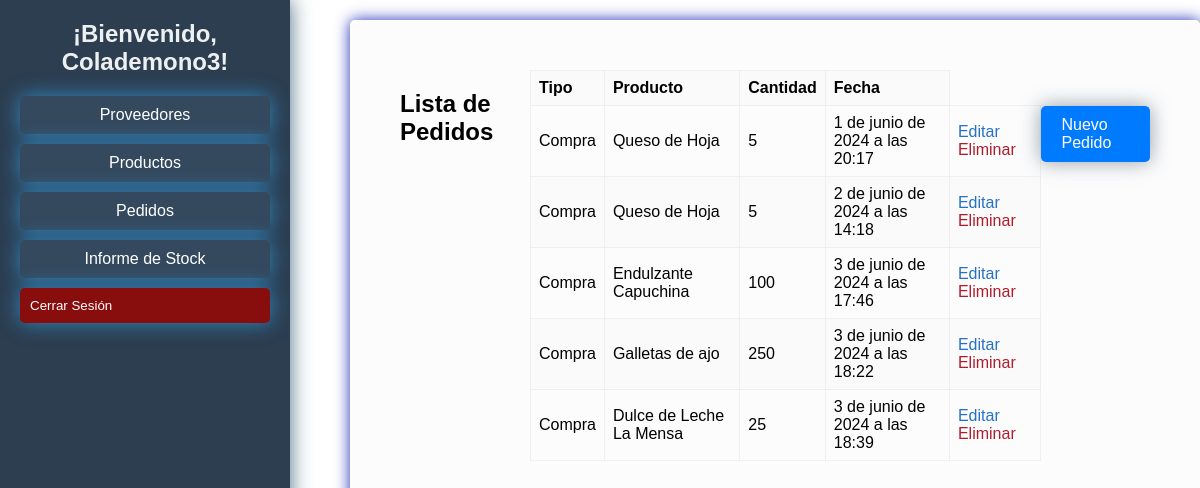
The app's page /gestion_inventario/pedidos/ (signed in) with its own data.
### gestion_inventario/models.py (models this page shows, shortened)
class Pedido(models.Model): # Define la clase Pedido
    TIPO_PEDIDO = (
        ('Compra', 'Compra'),
        ('Venta', 'Venta'),
    )
    tipo = models.CharField(max_length=6, choices=TIPO_PEDIDO) # Define el campo tipo como una cadena de caracteres
    producto = models.ForeignKey(Producto, on_delete=models.CASCADE) # Define el campo proyecto como una clave foránea
    cantidad = models.IntegerField() # Define el campo cantidad como un entero
    fecha = models.DateTimeField(auto_now_add=True) # Define el campo fecha como una fecha

class Producto(models.Model): # Define la clase Producto
    usuario = models.ForeignKey(User, on_delete=models.CASCADE) # Define el campo usuario como una clave foránea
    nombre = models.CharField(max_length=255) # Define el campo nombre como una cadena de caracteres
    descripcion = models.TextField() # Define el campo descripcion como un campo de texto
    proveedor = models.ForeignKey(Proveedor, on_delete=models.CASCADE) # Define el campo proveedor como una clave foránea
    precio = models.DecimalField(max_digits=10, decimal_places=2) # Define el campo precio como un decimal
    stock = models.IntegerField() # Define el campo stock como un entero

### gestion_inventario/views.py (the view)
# urls.py: path('pedidos/', views.PedidoList.as_view(), name='pedido-list'), # Ruta para la lista de pedidos
class PedidoList(ListView, LoginRequiredMixin): # Clase que muestra la lista de pedidos
    model = Pedido
    template_name = 'lista_pedidos.html'
    context_object_name = 'pedidos'
    def get_queryset(self): # Obtiene los datos de la lista de tareas
        return Pedido.objects.filter(producto__usuario=self.request.user)
    def get_context_data(self, **kwargs): # Obtiene los datos para el dashboard
        context = super().get_context_data(**kwargs)
        context['username'] = self.request.user.username
        return context

### gestion_inventario/templates/lista_pedidos.html
{% extends 'dashboard.html' %}
{% block content %}
<h2>Lista de Pedidos</h2>
<table>
    <thead>
        <tr>
            <th>Tipo</th>
            <th>Producto</th>
            <th>Cantidad</th>
            <th>Fecha</th>
        </tr>
    </thead>
    <tbody>
        {% for pedido in pedidos %}
        <tr>
            <td>{{ pedido.tipo }}</td>
            <td>{{ pedido.producto.nombre }}</td>
            <td>{{ pedido.cantidad }}</td>
            <td>{{ pedido.fecha }}</td>
            <td>
                <a href="{% url 'pedido-update' pedido.pk %}" class="editar">Editar</a>
                <a href="{% url 'pedido-delete' pedido.pk %}" class="eliminar">Eliminar</a>
            </td>
            </tr>
            {% endfor %}
        </tbody>
</table>
<a href="{% url 'pedido-create' %}" class="boton-nuevo-pedido">Nuevo Pedido</a>
{% endblock %}

### gestion_inventario/templates/dashboard.html (shortened to what this page needs)
{% load static %}
<!DOCTYPE html>
<html lang="es">
<head>
    <link rel="stylesheet" type="text/css" href="{% static 'css/dashboard.css' %}">
</head>
<body>
    <div class="dashboard-container">
        <div class="panel">
            <h2>¡Bienvenido, {{ username }}!</h2>
            <ul class="dashboard-menu">
                <li><a href="{% url 'proveedor-list' %}">Proveedores</a></li>
                <li><a href="{% url 'producto-list' %}">Productos</a></li>
                <li><a href="{% url 'pedido-list' %}">Pedidos</a></li>
                <li><a href="{% url 'informe-stock' %}">Informe de Stock</a></li>
                <li>
                   <form method="post" action="{% url 'logout' %}">
                       <button type="submit" class="logout-button">Cerrar Sesión</button>
                   </form>
               </li>
           </ul>
       </div>
       <div class="proveedores-content">
           {% block content %}{% endblock %}
       </div>
    </div>
</body>
</html>

### gestion_inventario/static/css/dashboard.css (style rules this page uses)
body { font-family: Tahoma, sans-serif; margin: 0; padding: 0; display: flex; height: 100vh; overflow: hidden; }
.dashboard-container { display: flex; width: 110%; height: 100%; }
.panel { width: 250px; background-color: #2c3e50; color: white; padding: 20px; box-shadow: 2px 0 5px rgba(0, 0, 0, 0.1); box-shadow: 0 0 20px rgba(29, 71, 99, 0.8); }
.panel h2 { margin-top: 0; text-align: center; color: #ecf0f1; }
.dashboard-menu { list-style-type: none; padding: 0; }
.dashboard-menu li { margin: 10px 0; }
.dashboard-menu a, .logout-button { display: block; padding: 10px; background-color: #34495e; color: white; text-decoration: none; border-radius: 5px; text-align: center; transition: background-color 0.3s; box-shadow: 0 0 20px rgba(52, 152, 219, 0.8); }
.logout-button { background-color: #880d0d; border: none; cursor: pointer; display: flex; flex-direction: column; justify-content: space-between; width: 250px; text-align: center; align-self: center; }
table { width: 100%; border-collapse: collapse; margin-bottom: 20px; }
th, td { padding: 8px; border: 1px solid #dddddd62; text-align: left; }
th { background-color: #f2f2f23d; }
tr:nth-child(even) { background-color: #f9f9f9a8; border-color: black; }
.proveedores-content { margin-left: 60px; margin-top: 20px; padding: 50px; flex: 1; display: flex; align-items: flex-start; justify-content: center; border-radius: 5px; background-color: #f8f9fa7c; box-shadow: rgb(29, 45, 184) 0 0 15px; max-width: 800px; }
.boton-grafico-stock, .boton-nuevo-pedido, .boton-nuevo-producto, .boton-nuevo-proveedor { display: inline-block; margin-top: 36px; padding: 10px 20px; background-color: #007bff; color: #fff; text-decoration: none; border-radius: 5px; transition: background-color 0.3s; box-shadow: 0 0 20px rgba(119, 134, 145, 0.8); }
.editar { color: #2572c4; text-decoration: none; }
.eliminar { color: #af1d2c; text-decoration: none; }

### records on screen
Pedido: tipo "Compra", producto.nombre "Queso de Hoja", cantidad "5", fecha "1 de junio de 2024 a las 20:17"
Pedido: tipo "Compra", producto.nombre "Queso de Hoja", cantidad "5", fecha "2 de junio de 2024 a las 14:18"
Pedido: tipo "Compra", producto.nombre "Endulzante Capuchina", cantidad "100", fecha "3 de junio de 2024 a las 17:46"
Pedido: tipo "Compra", producto.nombre "Galletas de ajo", cantidad "250", fecha "3 de junio de 2024 a las 18:22"
Pedido: tipo "Compra", producto.nombre "Dulce de Leche La Mensa", cantidad "25", fecha "3 de junio de 2024 a las 18:39"

### other values on screen
{{ username }} "Colademono3"
